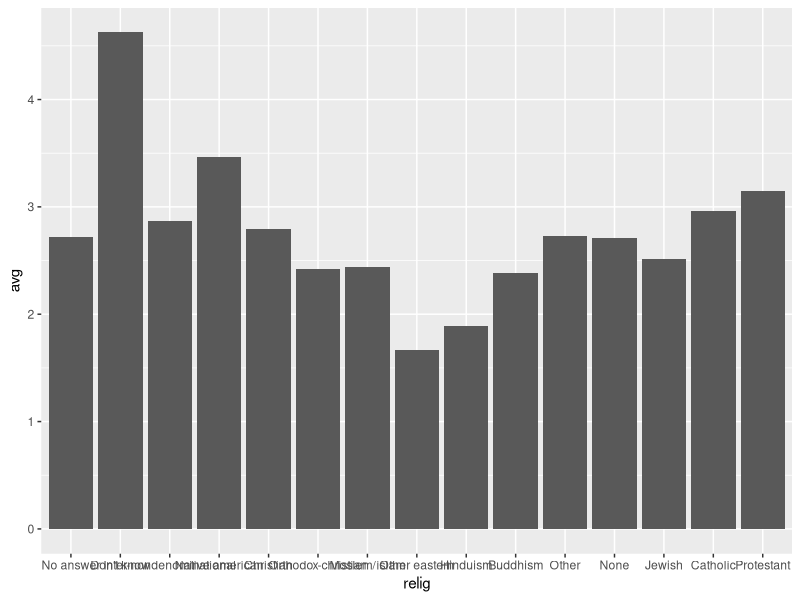
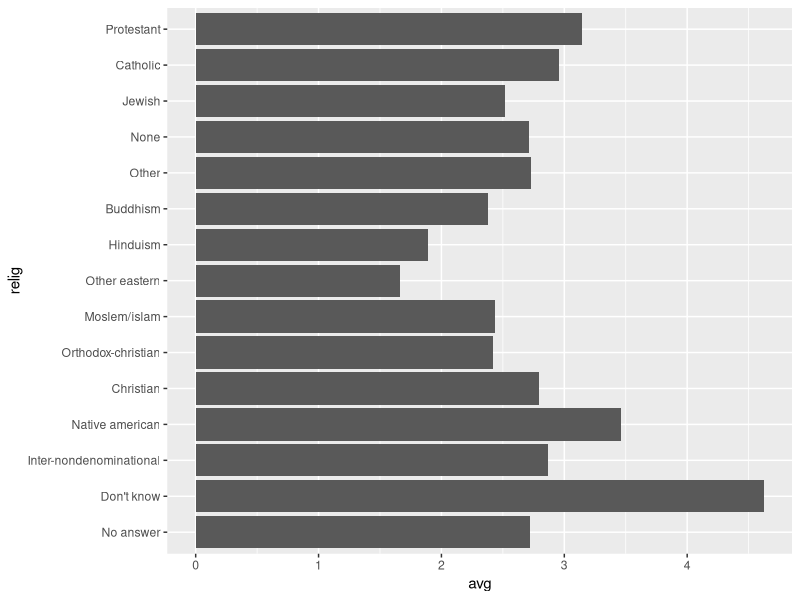
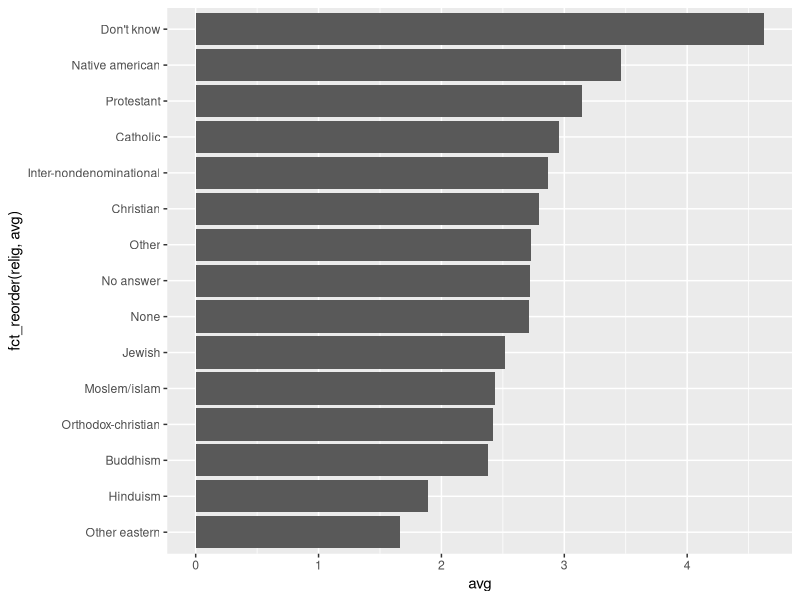
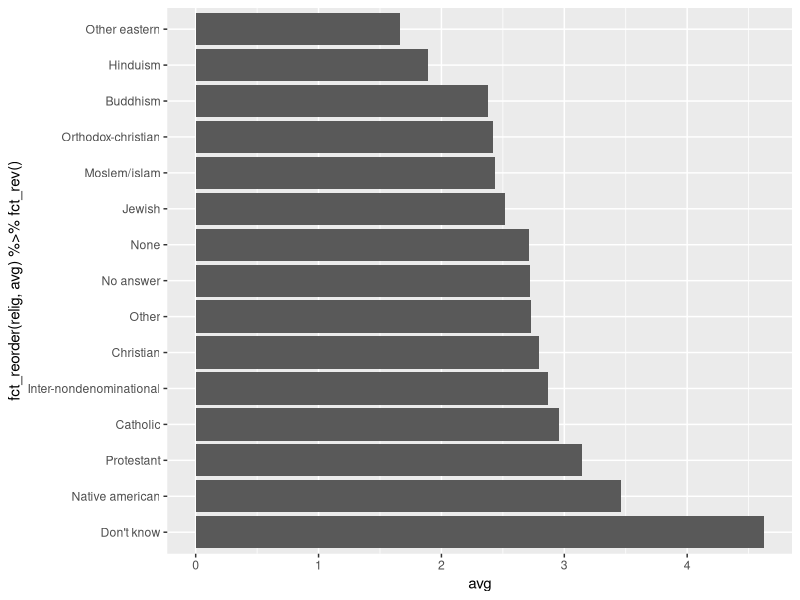
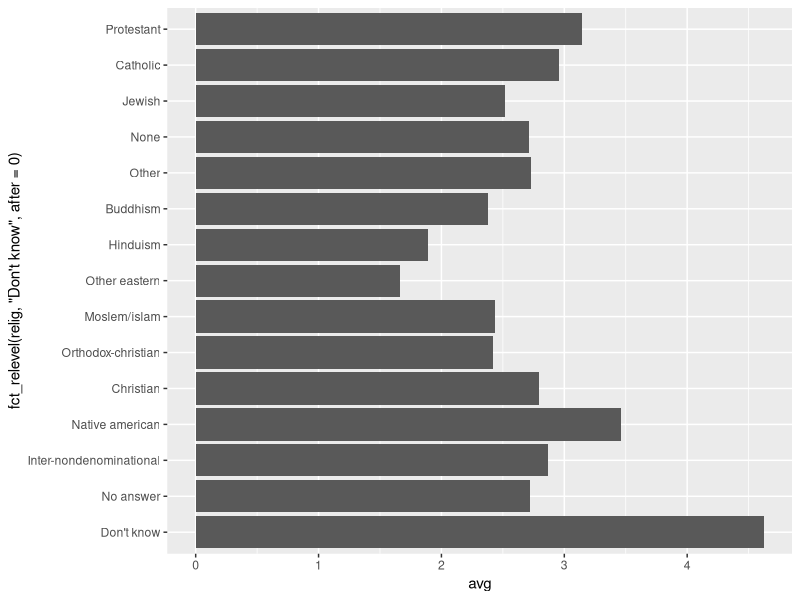
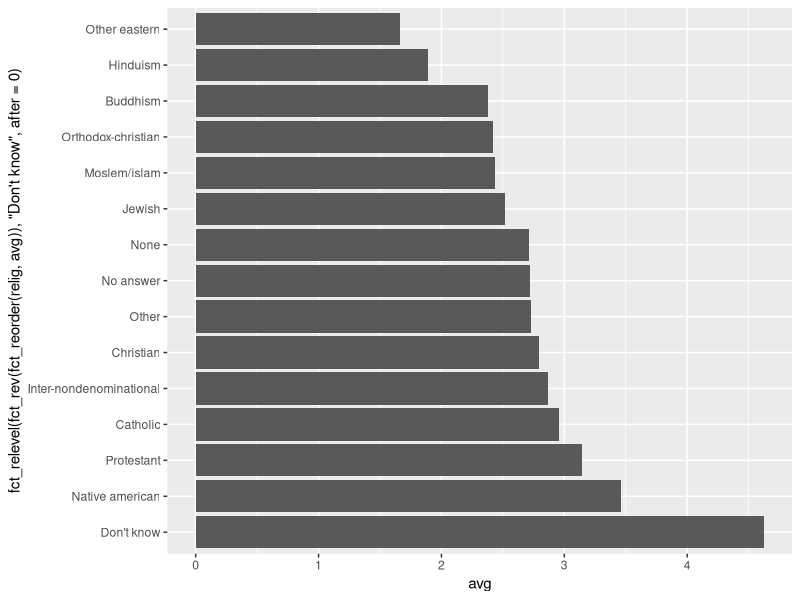
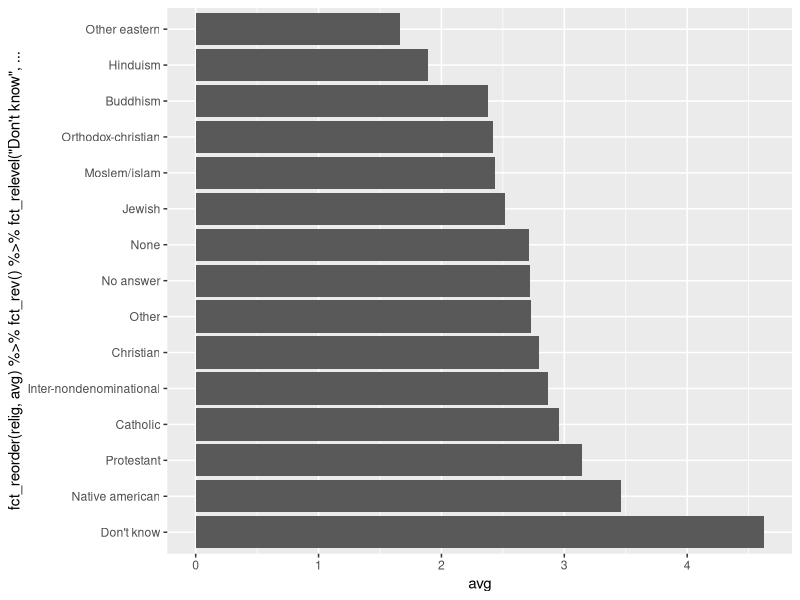
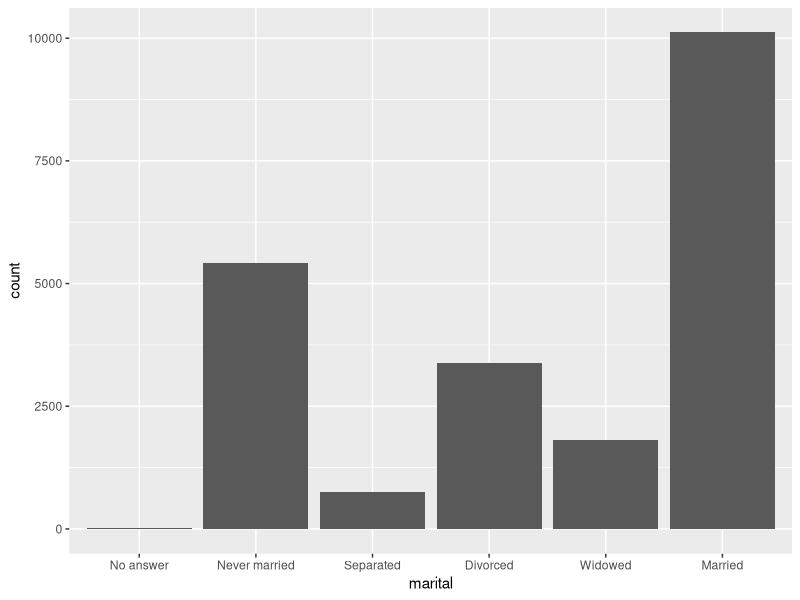

Write R code to recreate these figures, in order.
library(dplyr)
library(forcats)
library(ggplot2)

?gss_cat

relig_summary <- gss_cat %>% 
  group_by(relig) %>% 
  summarize(avg=mean(tvhours, na.rm=T)) %>%
  arrange(desc(avg))

relig_summary

ggplot(relig_summary,aes(x=relig, y=avg))+
  geom_col()

ggplot(relig_summary,aes(x=relig, y=avg))+
  geom_col() +
  coord_flip()

ggplot(relig_summary, aes(x=avg, y=fct_reorder(relig,avg)))+
  geom_col()

ggplot(relig_summary, aes(x=avg, y=fct_reorder(relig,avg) %>% fct_rev())) +
  geom_col()

ggplot(relig_summary, aes(x=avg, y=fct_relevel(relig,"Don't know", after=0)))+ 
  geom_col()

ggplot(relig_summary, aes(x=avg, y=fct_relevel(fct_rev(fct_reorder(relig,avg)),"Don't know", after=0)))+
  geom_col()

ggplot(relig_summary, aes(x=avg, y=fct_reorder(relig,avg) %>% fct_rev() %>% fct_relevel("Don't know", after=0)))+
  geom_col()

gss_cat %>%
  ggplot(aes(x=marital))+
  geom_bar()

barplot(sort(table(gss_cat$marital)))

gss_cat %>%
  ggplot(aes(x=fct_infreq(marital)))+
  geom_bar()

gss_cat %>%
  ggplot(aes(x=fct_rev(fct_infreq(marital))))+
  geom_bar()

gss_cat %>%
  ggplot(aes(x=fct_infreq(marital) %>% fct_rev()))+
  geom_bar()

gss_cat %>%
  group_by(partyid) %>%
  summarize(avg=mean(tvhours,na.rm=T))

gss_cat %>%
  mutate(partyid1 = fct_recode(partyid,
                               "Republican, strong" = "Strong republican",
                               "Republican, weak" = "Not str republican",
                               "Independent, near rep" = "Ind,near rep",
                               "Independent, near dem" = "Ind,near dem",
                               "Democrat, weak" = "Not str democrat",
                               "Democrat, strong" = "Strong democrat"
  )) %>%
  count(partyid1)

gss_cat %>%
  mutate(partyid1 = fct_recode(partyid,
                               "Republican, strong" = "Strong republican",
                               "Republican, weak" = "Not str republican",
                               "Independent, near rep" = "Ind,near rep",
                               "Independent, near dem" = "Ind,near dem",
                               "Democrat, weak" = "Not str democrat",
                               "Democrat, strong" = "Strong democrat",
                               "Other" = "No answer",
                               "Other" = "Don't know",
                               "Other" = "Other party"
  )) %>%
  count(partyid1)

gss_cat %>%
  filter(!is.na(tvhours)) %>%
  mutate(partyidnew = fct_recode(partyid,
                                 "Republican, strong"    = "Strong republican",
                                 "Republican, weak"      = "Not str republican",
                                 "Independent, near rep" = "Ind,near rep",
                                 "Independent, near dem" = "Ind,near dem",
                                 "Democrat, weak"        = "Not str democrat",
                                 "Democrat, strong"      = "Strong democrat",
                                 "Other"                 = "No answer",
                                 "Other"                 = "Don't know",
                                 "Other"                 = "Other party")) %>%
  group_by(partyidnew) %>%
  summarize(avg=mean(tvhours))

gss_cat %>%
  mutate(partyidnew = fct_collapse(partyid,
                                   other = c("No answer", "Don't know", "Other party"),
                                   rep = c("Strong republican", "Not str republican"),
                                   ind = c("Ind,near rep", "Independent", "Ind,near dem"),
                                   dem = c("Not str democrat", "Strong democrat")
  )) %>%
  count(partyidnew)

gss_cat %>%
  mutate(relig = fct_lump(relig)) %>%
  count(relig)

gss_cat %>%
  mutate(relig = fct_lump(relig, n = 10)) %>%
  count(relig)  

gss_cat %>%
  mutate(relig = fct_lump(relig, n = 10)) %>%
  count(relig, sort = TRUE) %>%
  print(n=5)
